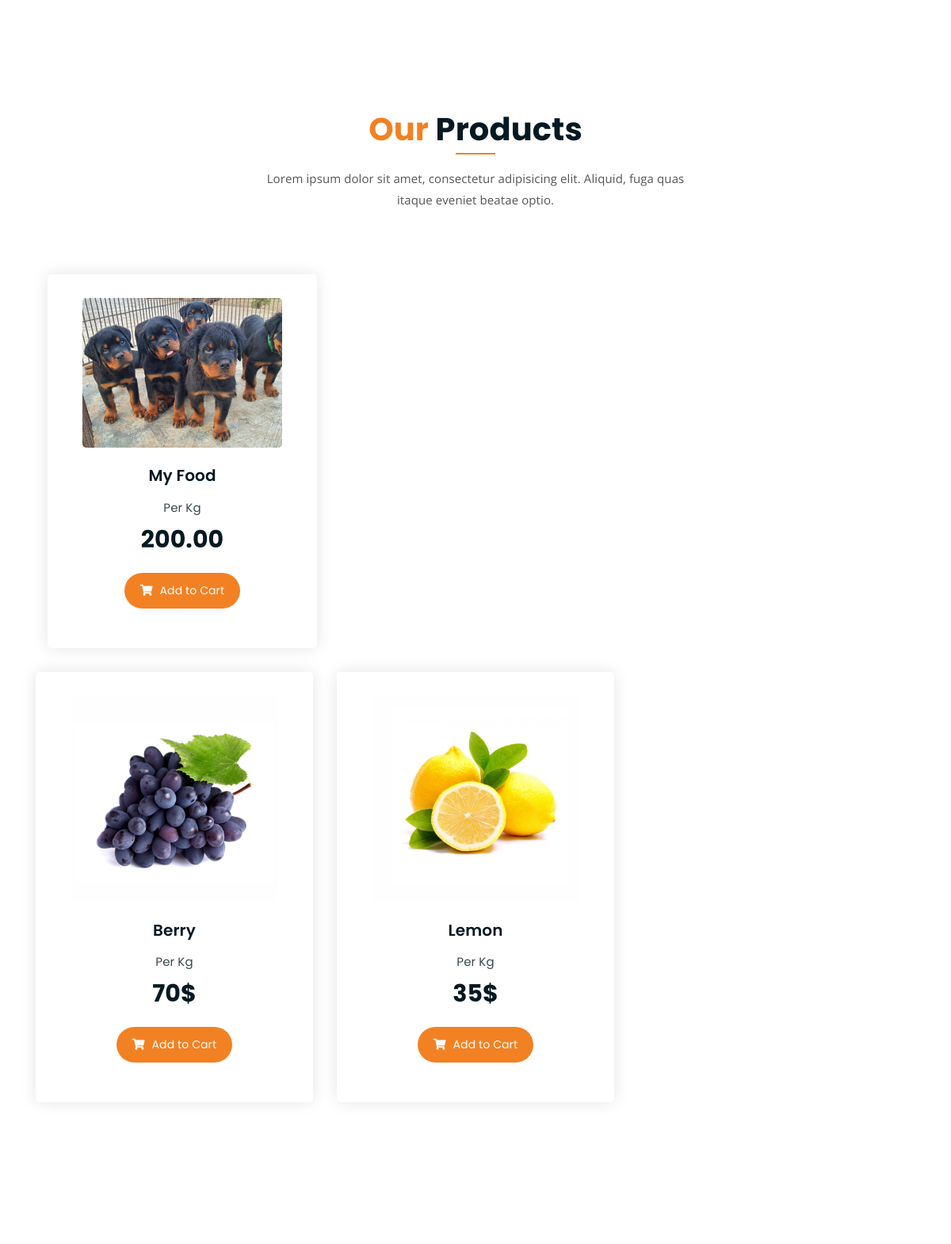
The app's page / (middle part), older data.
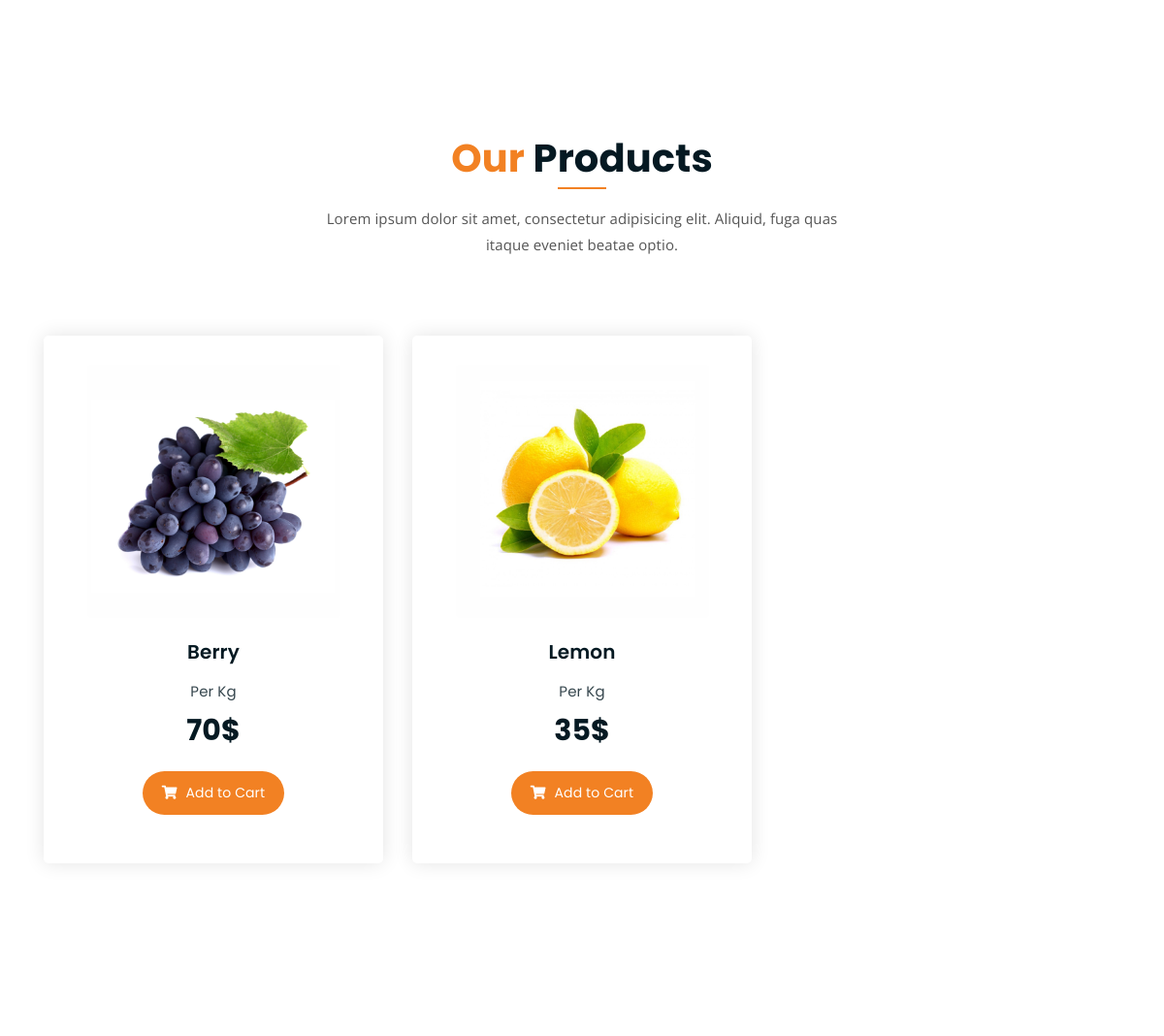
The same page, newer data.
### farm_app/models.py (models this page shows, shortened)
class Product(models.Model):
    title = models.CharField(max_length=100)
    user = models.ForeignKey(User, on_delete=models.SET_NULL, null=True)
    category = models.ForeignKey(Category, on_delete=models.SET_NULL, null=True)
    image = models.ImageField(upload_to=user_directory_path,default='product.jpg')
    description = models.TextField(null=True, blank=True)
    farmer = models.ForeignKey(Farmer, on_delete=models.SET_NULL, null=True)
    description = models.TextField(default="Enter your farm produce description")
    price = models.DecimalField(max_digits=8888888, decimal_places=2, default='200.00')
    old_price = models.DecimalField(max_digits=888888888888, decimal_places=2, default='400.00')
    specification = models.TextField(null=True, blank=True)
    product_status = models.CharField(choices=STATUS, max_length=10, default='In Review')
    status = models.BooleanField(default=True)
    in_stock = models.BooleanField(default=True)
    featured = models.BooleanField(default=False)
    digital = models.BooleanField(default=False)
    date = models.DateTimeField(auto_now_add=True)
    updated = models.DateTimeField(null=True, blank=True)
    class Meta:
        verbose_name_plural = "Products"

### farm_app/views.py (the view)
# urls.py: path('', views.home, name = 'home'),
def home(request):
    products = Product.objects.all()
    return render(request, 'apps/home.html', {'products':products})

### farm_app/templates/apps/home.html (shortened to what this page needs)
{% extends 'blogs/base.html' %}
{% block content %}
{% load static %}
	<div class="product-section mt-150 mb-150">
		<div class="container">
			<div class="row">
				<div class="col-lg-8 offset-lg-2 text-center">
					<div class="section-title">
						<h3><span class="orange-text">Our</span> Products</h3>
						<p>Lorem ipsum dolor sit amet, consectetur adipisicing elit. Aliquid, fuga quas itaque eveniet beatae optio.</p>
					</div>
				</div>
			</div>
            {% if products %}
            {% for product in products %}
            <div class="col-lg-4 col-md-6 text-center">
                <div class="single-product-item">
                    <div class="product-image">
                        <a href="single-product.html"><img src="{{ product.image.url }}" alt=""></a>
                    </div>
                    <h3>{{ product.title }}</h3>
                    <p class="product-price"><span>Per Kg</span> {{ product.price }} </p>
                    <a href="cart.html" class="cart-btn"><i class="fas fa-shopping-cart"></i> Add to Cart</a>
                </div>
            </div>
            {% endfor %}
            {% endif %}
			<div class="row">
				<div class="col-lg-4 col-md-6 text-center">
					<div class="single-product-item">
						<div class="product-image">
							<a href="single-product.html"><img src="{% static '/img/products/product-img-2.jpg' %}" alt=""></a>
						</div>
						<h3>Berry</h3>
						<p class="product-price"><span>Per Kg</span> 70$ </p>
						<a href="cart.html" class="cart-btn"><i class="fas fa-shopping-cart"></i> Add to Cart</a>
					</div>
				</div>
				<div class="col-lg-4 col-md-6 offset-md-3 offset-lg-0 text-center">
					<div class="single-product-item">
						<div class="product-image">
							<a href="single-product.html"><img src="{% static '/img/products/product-img-3.jpg' %}" alt=""></a>
						</div>
						<h3>Lemon</h3>
						<p class="product-price"><span>Per Kg</span> 35$ </p>
						<a href="cart.html" class="cart-btn"><i class="fas fa-shopping-cart"></i> Add to Cart</a>
					</div>
				</div>
			</div>
		</div>
	</div>
{% endblock %}

Row changes from the older to the newer data that the page shows:
removed Product: image (picture), title "My Food", price "200.00"
